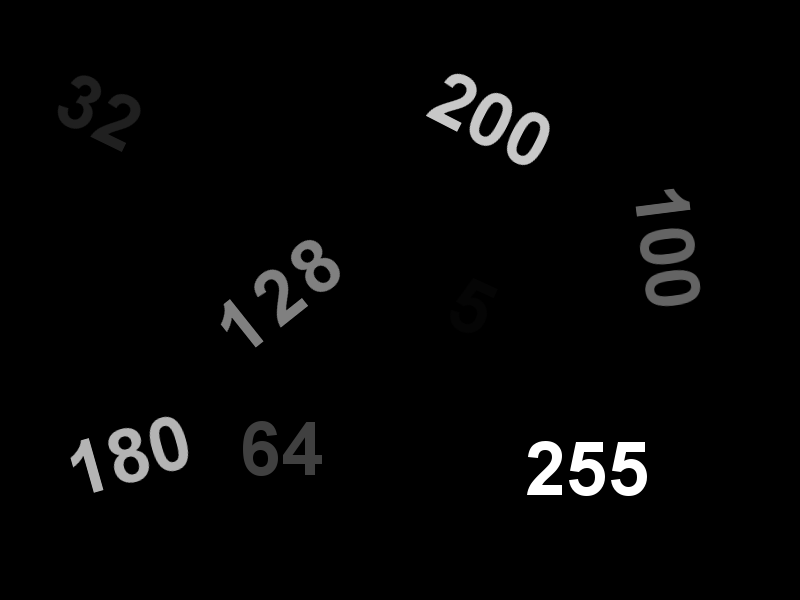
#> input picture @GETTING STARTED WITH OPENCV/image_thresholding_in_OpenCV/threshold.png, 800 x 600 px, found by its file name
$ jupyter execute MAV_image_thresholding.ipynb
#> lines starting #> are read from the running program, lines starting #| are printed output that depends on the picture
## Introduction
In this notebook we will see how to use OpenCV and Python to apply thresholding to an image.

If you want to learn all the concepts related to image thresholding using OpenCV, then you [this](https://learnopencv.com/opencv-threshold-python-cpp/) post on [LearnOpenCV](https://learnopencv.com/opencv-threshold-python-cpp/).

## Download and Read the Image

[cell 1]
import requests
import numpy as np


url = "https://raw.githubusercontent.com/spmallick/learnopencv/master/Threshold/threshold.png"
r = requests.get(url)
with open('image.jpg', 'wb') as f:
    f.write(r.content)

[cell 2]
import cv2
import matplotlib.pyplot as plt

from pylab import rcParams
rcParams['figure.figsize'] = 9, 7

im_bgr = cv2.imread('image.jpg')
#> im_bgr is the input picture: shape (600, 800, 3); min 0, max 255, mean 6.1
plt.imshow(im_bgr[:, :, ::-1])
plt.axis('off')
plt.show()

We will be using the above image for applying OpenCV's image thresholding. **Also, to apply thresholding, we first need to convert the image to grayscale format**.

[cell 3]
img_gr = cv2.cvtColor(im_bgr, cv2.COLOR_BGR2GRAY)
print(img_gr.shape)
#| (600, 800)
plt.imshow(img_gr, cmap='gray')
# print the color bar
# plt.colorbar()
plt.show()

## Binary Thresholding

In simple binary thresholding, any source pixel value that is above the threshold will be set to `maxValue`, and the other pixels will be set to 0.

[cell 4]
# make a histogram of the image
plt.figure(figsize=(7, 4))
plt.hist(img_gr.ravel(), 128, [1, 256]) # ravel flattens the array / excluded 0 (big count, out of range)
plt.show()
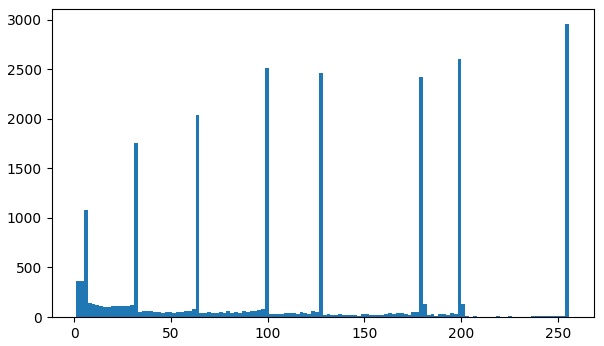
#> figure drawn by matplotlib, 1 panel; tallest bar 2959 high, from x = 254 to 256

[cell 5]
# MAV EXPERIMENT
ths = [0, 15, 40, 75, 115, 150, 190, 220]

plt.figure(figsize=(18, 8))
plt.subplot(2, 4, 1)
for i in range (0, len(ths)):
    plt.subplot(2, 4, i+1)
    plt.title('Threshold: ' + str(ths[i]))
    plt.imshow(cv2.threshold(img_gr, ths[i], 255, cv2.THRESH_BINARY)[1], cmap='gray')
    plt.axis('off')

plt.tight_layout()
plt.show()
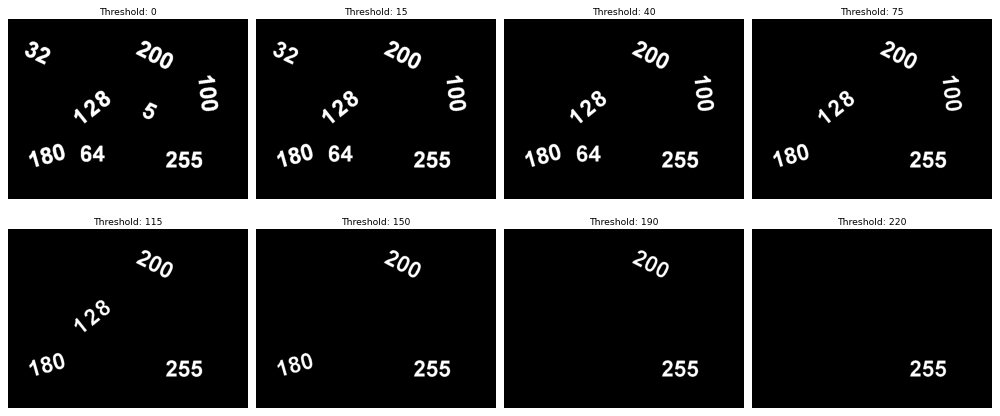
#> figure drawn by matplotlib, 8 panels

Let's change the threshold value and see how it affects the resulting image.

## Inverse Binary Thresholding

Inverse binary thresholding is just the opposite of binary thresholding. The destination pixel is set to zero if the corresponding source pixel is greater than the threshold, and to maxValue, if the source pixel is less than the threshold.

[cell 6]
# MAV EXPERIMENT
ths = [0, 15, 40, 75, 115, 150, 190, 220]

plt.figure(figsize=(18, 8))
plt.subplot(2, 4, 1)
for i in range (0, len(ths)):
    plt.subplot(2, 4, i+1)
    plt.title('Threshold: ' + str(ths[i]))
    plt.imshow(cv2.threshold(img_gr, ths[i], 255, cv2.THRESH_BINARY_INV)[1], cmap='gray')
    plt.axis('off')

plt.tight_layout()
plt.show()
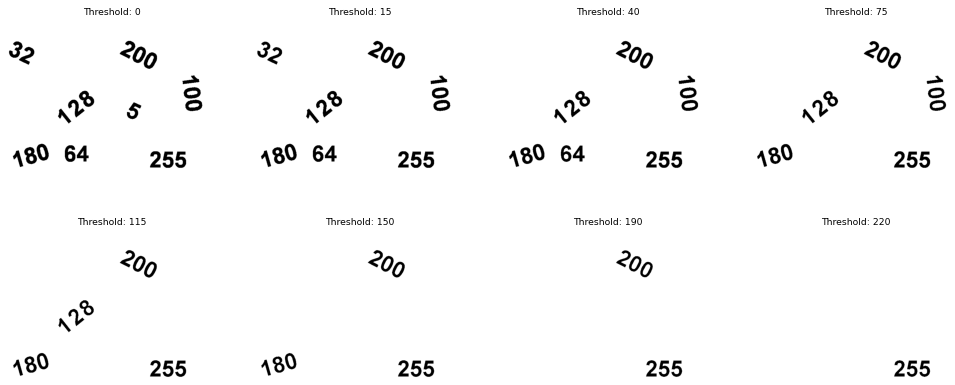
#> figure drawn by matplotlib, 8 panels

## Truncate Thresholding

In this case, the destination pixel is set to the threshold (`thresh`) if the source pixel value is greater than the threshold. Otherwise, it is set to the source pixel value. Here, the `maxValue` argument is ignored.

[cell 7]
# MAV EXPERIMENT
"""
The THRSH_TRUNC thresholding method is used to truncate the pixel values at a certain threshold.
The pixel values above the threshold are set to the threshold value.
Parameters:
    src: input image
    thresh: threshold value
    maxval: maximum value to use with the THRESH_TRUNC method
    type: thresholding type

"""
ths = [0, 15, 40, 75, 115, 150, 190, 220]

plt.figure(figsize=(18, 8))
plt.subplot(2, 4, 1)
for i in range (0, len(ths)):
    plt.subplot(2, 4, i+1)
    plt.title('Threshold: ' + str(ths[i]))
    plt.imshow(cv2.threshold(img_gr, ths[i], None, cv2.THRESH_TRUNC)[1], cmap='gray')
    plt.axis('off')

plt.tight_layout()
plt.show()
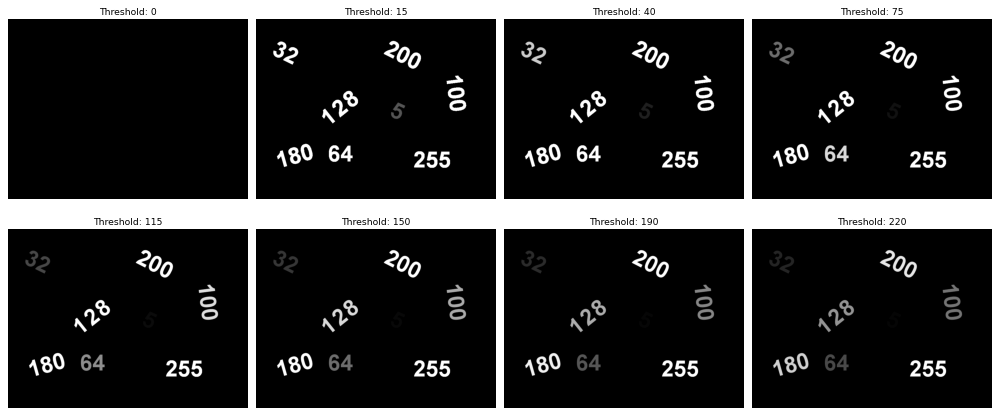
#> figure drawn by matplotlib, 8 panels

"""
In this case, the THRESH method is not working as expected.
Pixels that are below the threshold are set to threshold value. Pixels that are above the threshold are not changed. ???
"""

## Threshold to Zero

In **Threshold to Zero**, the destination pixel value is set to the corresponding source pixel value if the source pixel value is greater than the threshold. Otherwise, it is set to zero. Here, the `maxValue` argument is ignored.

[cell 8]
# set threshold and maxValue
ths = [0, 15, 40, 75, 115, 150, 190, 220]

plt.figure(figsize=(18, 8))
plt.subplot(2, 4, 1)
for i in range (0, len(ths)):
    plt.subplot(2, 4, i+1)
    plt.title('Threshold: ' + str(ths[i]))
    plt.imshow(cv2.threshold(img_gr, ths[i], None, cv2.THRESH_TOZERO)[1], cmap='gray')
    plt.axis('off')

plt.tight_layout()
plt.show()
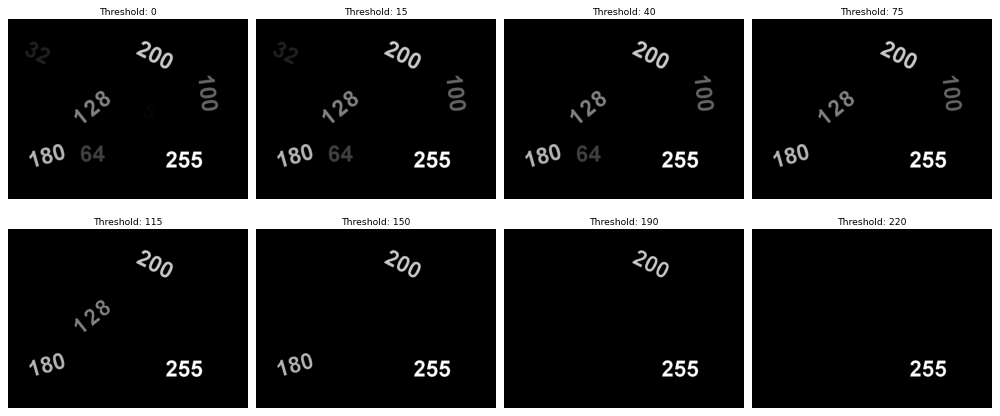
#> figure drawn by matplotlib, 8 panels

# NOTE: The "5" image is not visible to human eye, but it is there. It is just very dark.

## Inverted Threshold to Zero

In **Inverted Threshold to Zero**,  the destination pixel value is set to zero if the source pixel value is greater than the threshold. Otherwise, it is set to the source pixel value. Here, the `maxValue` argument is ignored.

[cell 9]
# set threshold and maxValue
ths = [15, 40, 75, 115, 150, 190, 220, 255]

plt.figure(figsize=(18, 8))
plt.subplot(2, 4, 1)
for i in range (0, len(ths)):
    plt.subplot(2, 4, i+1)
    plt.title('Threshold: ' + str(ths[i]))
    plt.imshow(cv2.threshold(img_gr, ths[i], None, cv2.THRESH_TOZERO_INV)[1], cmap='gray')
    plt.axis('off')

plt.tight_layout()
plt.show()
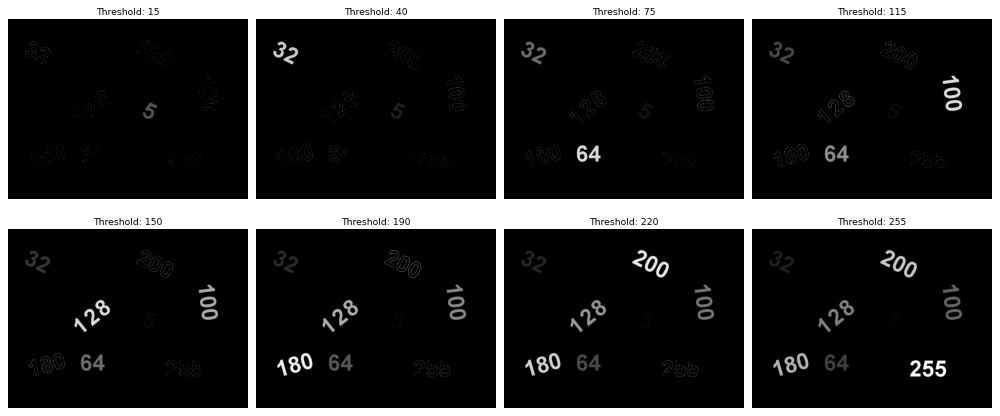
#> figure drawn by matplotlib, 8 panels
